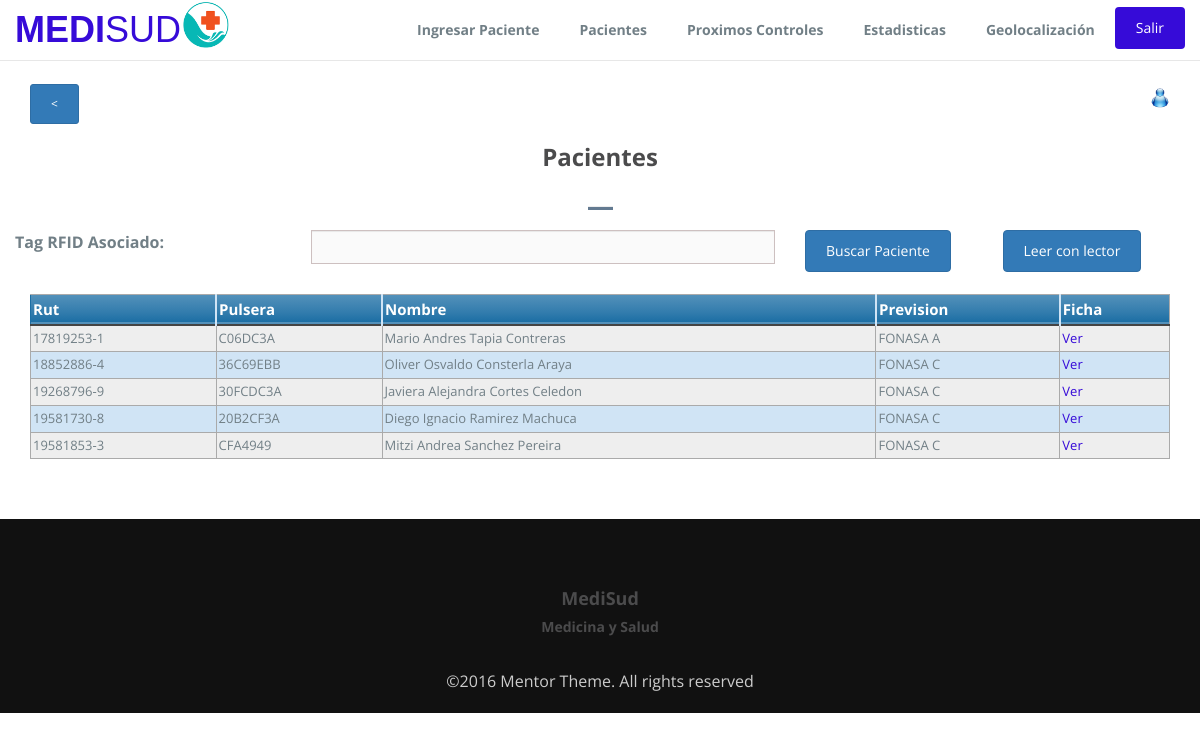
Page /pacientes.php on the committed database.
### tables this page shows
CREATE TABLE `paciente` (
  `Rut` int(8) NOT NULL,
  `Dv` varchar(1) NOT NULL,
  `Nombre` varchar(80) NOT NULL,
  `FechaNac` varchar(10) NOT NULL,
  `Sexo` char(1) NOT NULL,
  `Domicilio` varchar(80) NOT NULL,
  `Comuna` varchar(30) NOT NULL,
  `Localidad` varchar(20) NOT NULL,
  `correo` varchar(60) NOT NULL,
  `Fono` int(9) NOT NULL,
  `Prevision` varchar(15) NOT NULL,
  `Altura` decimal(3,2) NOT NULL,
  `Peso` decimal(5,2) NOT NULL,
  `TipoSangre` char(2) NOT NULL,
  `FactorRH` char(8) NOT NULL,
  `alergias` varchar(100) NOT NULL,
  `NombreFamiliar` varchar(80) NOT NULL,
  `TelefonoFamiliar` int(9) NOT NULL,
  `NombreFamiliar2` varchar(80) NOT NULL,
  `TelefonoFamiliar2` int(9) NOT NULL,
  `NombreFamiliar3` varchar(80) NOT NULL,
  `TelefonoFamiliar3` int(9) NOT NULL,
  `CodRFID` varchar(16) NOT NULL
);

### pacientes.php (the view, shortened to what this page needs)
<!DOCTYPE html>
<html lang="en">
  <head>
    <link rel="stylesheet" type="text/css" href="css/font-awesome.min.css">
    <link rel="stylesheet" type="text/css" href="css/bootstrap.min.css">
    <link rel="stylesheet" type="text/css" href="css/imagehover.min.css">
    <link rel="stylesheet" type="text/css" href="css/style.css">
    <link rel="stylesheet" type="text/css" href="css/tabla.css">
  </head>
  <body>
    <nav class="navbar navbar-default navbar-fixed-top">
      <div class="container">
        <div class="navbar-header">
            <a class="navbar-brand" href="accesoMed.php">MEDI<span>SUD</span></a><img src="img/logo2.png" width="50" />
        </div>
        <div class="collapse navbar-collapse" id="myNavbar">
        <ul class="nav navbar-nav navbar-right">
          <li><a href="formPac.php">Ingresar Paciente</a></li>
          <li><a href="pacientes.php">Pacientes</a></li>
          <li><a href="ProxControles.php">Proximos Controles</a></li>
          <li><a href="estadisticas.php">Estadisticas</a></li>
          <li><a href="mapa.php">Geolocalización</a></li>
          <li><form action="pacientes.php" method="post">
                  <button type="submit" class="btn btn-green btn-block btn-flat" name="salir" style="margin-top:10%">Salir</button>
          </form>
          </li>
        </ul>
        </div>
      </div>
    </nav>
    <section id ="contact" class="section-padding">
      <div class="container">
        <?php
            echo '<br><div class="row">
                    <div class="col-md-1">
                        <form action="accesoMed.php">
                            <button type="submit" class="btn btn-primary btn-xs"> < </button>
                        </form>
                    </div>
                    <div class="col-md-11">
                        <p style="text-align:right"><img src="img/blue.png" width="20" />'.$_SESSION['nombre'].'</p>
                    </div>
                </div>';
        ?>
        <div class="row">
          <div class="header-section text-center">
            <h2>Pacientes</h2>
            <hr class="bottom-line">
          </div>
            <div class="row">
              <div class="col-lg-12">
                    <form id="form1" name="form1" method="get" class="form-horizontal mitad" action="ficha.php">
                        <div class="form-group row" style="margin-right: 0">
                            <label class="col-xs-3 col-form-label">Tag RFID Asociado:</label>
                            <div class="col-xs-5">
                              <input class="form-control" type="text" min="0" maxlength="20" id="tag" name="tag" />
                            </div>
                            <div class="col-xs-2 ">
                                <button type="submit" name="buscar" class="btn btn-primary">Buscar Paciente</button>
                            </div>
                            <div class="col-xs-2 ">
                                <a href="lector.php" class="btn btn-primary">Leer con lector</a>
                            </div>
                        </div>
                    </form>
                </div>
            </div>
          <div class="container">
            <div class="row">
                <div class="col-lg-12">
                    <?php
                        require 'conexion.php';
                        $sql = "select * from paciente";
                        $result = $conn->query($sql);
                        if($result->num_rows > 0){
                            echo'<table class="pacientes" align="center">
                            <thead>
                            <tr>
                            <th>Rut</th>
                            <th>Pulsera</th>
                            <th>Nombre</th>
                            <th>Prevision</th>
                            <th>Ficha</th>
                            </tr>
                            </thead>
                            <tbody>';
                            while($row = $result->fetch_assoc()){
                                echo '<tr>
                                <td>'. $row['Rut'] . "-". $row['Dv'].'</td>
                                <td>'.$row['CodRFID'].'</td>
                                <td>'. $row['Nombre'].'</td>
                                <td>'.$row['Prevision'].'</td>
                                <td>'. '<a href = "ficha.php?tag='. $row["CodRFID"].'"> Ver </a>'.'</td>
                                </tr>';
                            }
                            echo '</tbody></table>';
                        }else{
                            echo '<center><h2>No hay pacientes registrados</h2></center>';
                        }
                    ?>
                </div>
            </div>
        </div>
        </div>
      </div>
    </section>
    <footer id="footer" class="footer">
      <div class="container text-center">
      <h4>MediSud</h4>
      <h5>Medicina y Salud</h5>
      <br>©2016 Mentor Theme. All rights reserved
      </div>
    </footer>
  </body>
</html>

### css/style.css (style rules this page uses)
body { font-size: 15px; line-height: 1.52; color: #717f86; font-size: 16px; font-family: 'Open Sans', sans-serif; font-weight: 400; }
ol, ul { list-style: none; }
table { border-collapse: collapse; border-spacing: 0; }
.section-padding { padding: 60px 0px; }
h1, h2, h3, h4, h5, h6 { font-family: Open Sans, sans-serif; font-weight: 700; color: #4B4B4C; }
a { color: #360bd8; }
.navbar-default .navbar-brand { color: #360bd8; }
.navbar-default { background-color: #ffffff; }
.navbar-default .navbar-nav > li > a { color: #717f86; font-size: 14px; font-weight: 700; }
.navbar-nav > li > a { padding: 0px; margin: 10px 5px; padding: 10px 15px; }
.navbar-default .navbar-brand { font-family: 'Dosis', sans-serif !important; font-weight: 700; text-transform: uppercase; padding: 0px; height: inherit; font-size: 36px; margin: 20px 0px; }
.navbar-default .navbar-brand span { font-weight: 100 !important; }
.navbar { margin-bottom: 0px; }
h2 { font-size: 24px; padding-bottom: 15px; }
.bottom-line { width: 25px; height: 3px; background-color: rgb(99, 122, 145); }
#contact .form-control { background: #fafafa; border: 1px solid rgba(119, 81, 81, 0.34); width: 100%; margin-bottom: 15px; border-radius: 0; }
.footer { padding: 60px 0 20px; background: #111; color: #ccc; }
.btn { padding: 10px 20px; }
.btn-green, .btn-green:hover { background-color: #360bd8; color: #fff; }

### css/tabla.css (style rules this page uses)
table.pacientes { border: 1px solid #1C6EA4; background-color: #EEEEEE; width: 100%; text-align: left; border-collapse: collapse; }
table.pacientes td, table.pacientes th { border: 1px solid #AAAAAA; padding: 3px 2px; }
table.pacientes tbody td { font-size: 13px; }
table.pacientes tr:nth-child(even) { background: #D0E4F5; }
table.pacientes thead { background: #1C6EA4; background: -moz-linear-gradient(top, #5592bb 0%, #327cad 66%, #1C6EA4 100%); background: -webkit-linear-gradient(top, #5592bb 0%, #327cad 66%, #1C6EA4 100%); background: linear-gradient(to bottom, #5592bb 0%, #327cad 66%, #1C6EA4 100%); border-bottom: 2px solid #444444; }
table.pacientes thead th { font-size: 15px; font-weight: bold; color: #FFFFFF; border-left: 2px solid #D0E4F5; }
table.pacientes thead th:first-child { border-left: none; }

### rows in the picture
paciente: Rut "17819253", Dv "1", CodRFID "C06DC3A", Nombre "Mario Andres Tapia Contreras", Prevision "FONASA A"
paciente: Rut "18852886", Dv "4", CodRFID "36C69EBB", Nombre "Oliver Osvaldo Consterla Araya", Prevision "FONASA C"
paciente: Rut "19268796", Dv "9", CodRFID "30FCDC3A", Nombre "Javiera Alejandra Cortes Celedon", Prevision "FONASA C"
paciente: Rut "19581730", Dv "8", CodRFID "20B2CF3A", Nombre "Diego Ignacio Ramirez Machuca", Prevision "FONASA C"
paciente: Rut "19581853", Dv "3", CodRFID "CFA4949", Nombre "Mitzi Andrea Sanchez Pereira", Prevision "FONASA C"
